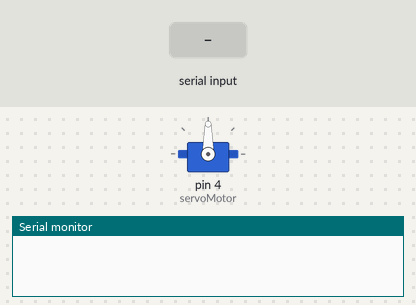
Recording of a sketch running on a simulated Arduino Uno, built with avr-gcc and run on an emulated ATmega328P. Parts: servo, the last lines printed to the serial monitor. The inputs (shaded band) are chosen by the test bench.

Above: at 1.2 s.
1.3 s: "I" received over Serial
At 2.4 s:
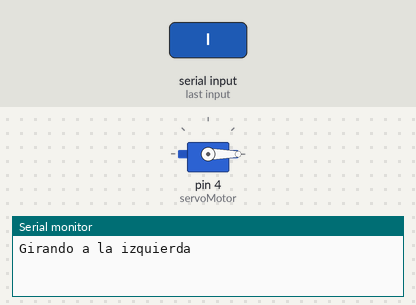
2.8 s: "D" received over Serial
At 3.7 s:
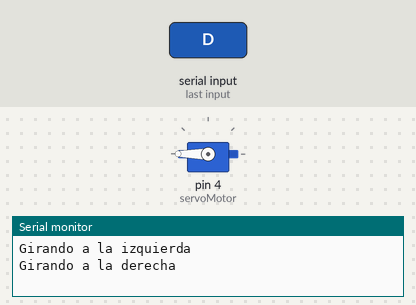
4.3 s: "C" received over Serial
At 4.9 s:
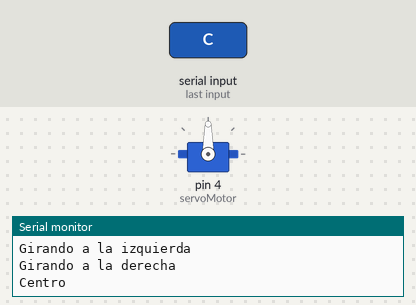
Timing chart, 0 to 7.3 s (numbered marks = the images above; inputs shaded):
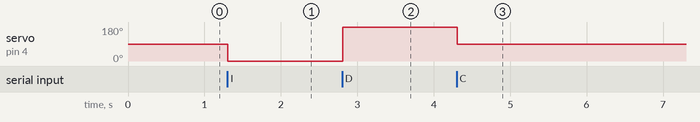

Measured:
- after the input at 1.3 s, servo on pin 4 (servoMotor): 90° → 0° at once
- after the input at 2.8 s, servo on pin 4 (servoMotor): 0° → 180° at once
- after the input at 4.3 s, servo on pin 4 (servoMotor): 180° → 90° at once

The sketch:

ServoMotor.ino
```cpp
#include <Servo.h>

Servo servoMotor;

void setup() {
  servoMotor.attach(4);
  Serial.begin(9600);
}

void loop() {
  if (Serial.available() > 0) {
    char comando = Serial.read();
    if (comando == 'I') {
      servoMotor.write(0);
      Serial.println("Girando a la izquierda");
    } else if (comando == 'D') {
      servoMotor.write(180);
      Serial.println("Girando a la derecha");
    } else if (comando == 'C') {
      // Centro
      servoMotor.write(90);
      Serial.println("Centro");
    }
  }
  delay(15);
}
```
